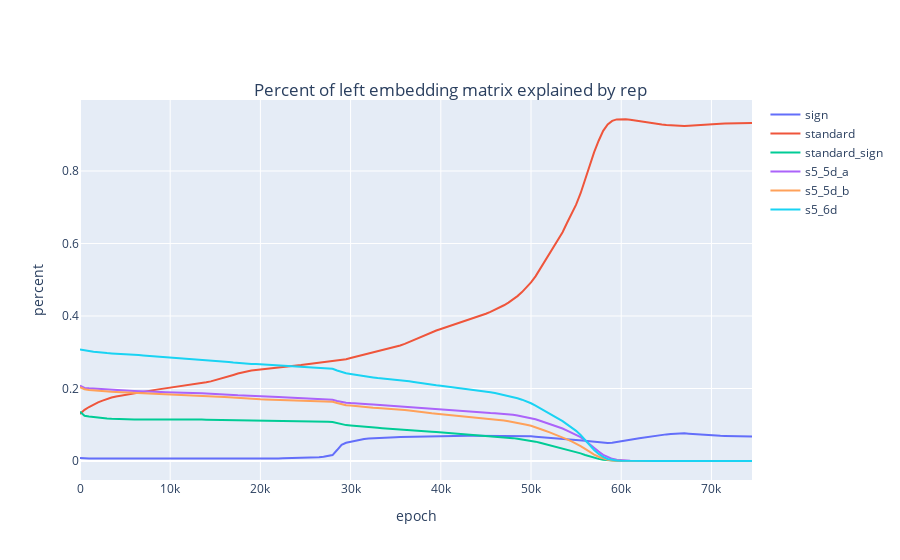

Notebook cell for this chart:
### Code cell
# plot left embeds
lines([metrics['percent_left_embed_' + rep + '_rep'] for rep in group.non_trivial_irreps],
      x=checkpointed_epochs,
      labels=non_trivial_irreps_list,
      title='Percent of left embedding matrix explained by rep',
      xaxis='epoch',
      yaxis='percent')

### Figure 1 — Plotly figure (JSON) as saved in the notebook; plotly's stock layout.template omitted (floating-point values rounded to 4 significant figures; data arrays with more than 128 entries replaced by an {"elided": "..."} marker saying what was removed)
{"data": [{"mode": "lines", "name": "sign", "type": "scatter", "x": {"elided": "150 int values"}, "y": {"elided": "150 float values"}}, {"mode": "lines", "name": "standard", "type": "scatter", "x": {"elided": "150 int values"}, "y": {"elided": "150 float values"}}, {"mode": "lines", "name": "standard_sign", "type": "scatter", "x": {"elided": "150 int values"}, "y": {"elided": "150 float values"}}, {"mode": "lines", "name": "s5_5d_a", "type": "scatter", "x": {"elided": "150 int values"}, "y": {"elided": "150 float values"}}, {"mode": "lines", "name": "s5_5d_b", "type": "scatter", "x": {"elided": "150 int values"}, "y": {"elided": "150 float values"}}, {"mode": "lines", "name": "s5_6d", "type": "scatter", "x": {"elided": "150 int values"}, "y": {"elided": "150 float values"}}], "layout": {"legend": {}, "title": {"text": "Percent of left embedding matrix explained by rep", "x": 0.5, "y": 0.85}, "xaxis": {"title": {"text": "epoch"}}, "yaxis": {"title": {"text": "percent"}}}}
